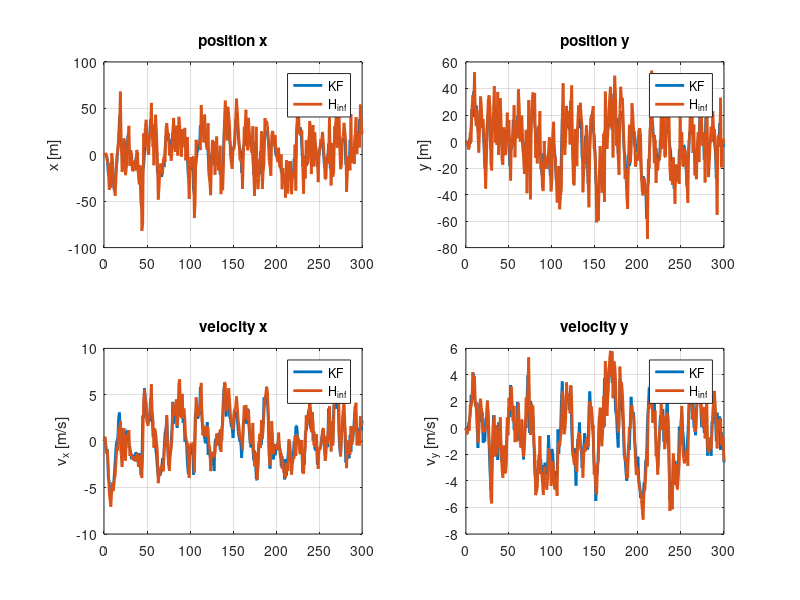

Write the MATLAB code that produced this figure.
clear all; close all; clc
%% HW - 2_a (JH version)

%% parameters
T = 3;
u = 1;
Q = diag([4 4 1 1]);
R = diag([900 900]);
h_a = 0.9*pi; % heading angle
x_0 = zeros(4,1);
xhat_0 = x_0;
P_0 = eye(4);

% model
F = [1 0 T 0;...
    0 1 0 T;...
    0 0 1 0;...
    0 0 0 1];
G = [0;0;T*sin(h_a);T*cos(h_a)];
H = [eye(2) zeros(2,2)];

%% simulation
S = eye(4);
L = eye(4);
Sbar = L.'*S*L;
t_f = 300;
dt = 1;
tspan = 0:dt:t_f;
theta = 0.0005;
x = zeros(4, length(tspan));
x(:,1) = x_0;
y = zeros(2, length(tspan));
v_0 = mvnrnd(zeros(2,1), R).';
y(:,1) = H*x_0 + v_0;

% Kalman filter (KF)
MM_KF = zeros(4, length(tspan));
PP_KF = zeros(4,4,length(tspan));
MM_KF(:,1) = xhat_0;
PP_KF(:,:,1) = P_0;

% H_inf filter
MM_H_inf = zeros(4, length(tspan));
PPH_inf = zeros(4,4,length(tspan));
MM_H_inf(:,1) = xhat_0;
PP_H_inf(:,:,1) = P_0;

for i = 1:length(tspan)-1
    % simulation
    w_i = mvnrnd(zeros(4,1), Q).';
    x(:,i+1) = F*x(:,i) + G*u + w_i;
    v_i = mvnrnd(zeros(2,1), R).';
    y(:,i+1) = H*x(:,i+1) + v_i;
    
    % kalman filter
        % update
        PP_KF(:,:,i) = (eye(4) - PP_KF(:,:,i)*H.'*inv(H*PP_KF(:,:,i)*H.'+R)*H)*PP_KF(:,:,i);
        MM_KF(:,i) = MM_KF(:,i) + PP_KF(:,:,i)*H.'*inv(R)*(y(:,i)-H*MM_KF(:,i));
    
        % prediction
        PP_KF(:,:,i+1) = F*PP_KF(:,:,i)*F.' + Q;
        MM_KF(:,i+1) = F*MM_KF(:,i) + G*u;
        
    % H_inf filter
    K_H_inf = PP_H_inf(:,:,i)*inv(eye(4)-theta*Sbar*PP_H_inf(:,:,i)+H.'*inv(R)*H*PP_H_inf(:,:,i))*H.'*inv(R);
    MM_H_inf(:,i+1) = F*MM_H_inf(:,i)+ G*u + F*K_H_inf*(y(:,i)-H*MM_H_inf(:,i));
    PP_H_inf(:,:,i+1) = F*PP_H_inf(:,:,i)*inv(eye(4)-theta*Sbar*PP_H_inf(:,:,i)+H.'*inv(R)*H*PP_H_inf(:,:,i))*F.' + Q;
end

figure;
subplot(2,2,1)
plot(tspan, x(1,:) - MM_KF(1,:), 'LineWidth', 2);
hold on
plot(tspan, x(1,:) - MM_H_inf(1,:), 'LineWidth', 2);
grid on
title('position x');
ylabel('x [m]');
legend('KF','H_{inf}');
subplot(2,2,2)
plot(tspan, x(2,:) - MM_KF(2,:), 'LineWidth', 2);
hold on
plot(tspan, x(2,:) - MM_H_inf(2,:), 'LineWidth', 2);
grid on
title('position y');
ylabel('y [m]');
legend('KF','H_{inf}');
subplot(2,2,3)
plot(tspan, x(3,:) - MM_KF(3,:), 'LineWidth', 2);
hold on
plot(tspan, x(3,:) - MM_H_inf(3,:), 'LineWidth', 2);
grid on
title('velocity x');
ylabel('v_x [m/s]');
legend('KF','H_{inf}');
subplot(2,2,4)
plot(tspan, x(4,:) - MM_KF(4,:), 'LineWidth', 2);
hold on
plot(tspan, x(4,:) - MM_H_inf(4,:), 'LineWidth', 2);
grid on
title('velocity y');
ylabel('v_y [m/s]');
legend('KF','H_{inf}');

%% calculate RMS
sum_KF = zeros(4,1);
sum_H_inf = zeros(4,1);

for i = 1:length(tspan)
    sum_KF = sum_KF + (x(:,i) - MM_KF(:,i)).^2;
    sum_H_inf = sum_H_inf + (x(:,i) - MM_H_inf(:,i)).^2;
end

for j = 1:4
    RMS_KF(j,1) = sqrt(sum_KF(j,1)/size(x,2));
    RMS_H_inf(j,1) = sqrt(sum_H_inf(j,1)/size(x,2));
end

fprintf('x(RMS): %f (KF), %f (H_{inf}) \n', RMS_KF(1,1), RMS_H_inf(1,1));
fprintf('y(RMS): %f (KF), %f (H_{inf}) \n', RMS_KF(2,1), RMS_H_inf(2,1));
fprintf('v_x(RMS): %f (KF), %f (H_{inf}) \n', RMS_KF(3,1), RMS_H_inf(3,1));
fprintf('v_y(RMS): %f (KF), %f (H_{inf}) \n', RMS_KF(4,1), RMS_H_inf(4,1));